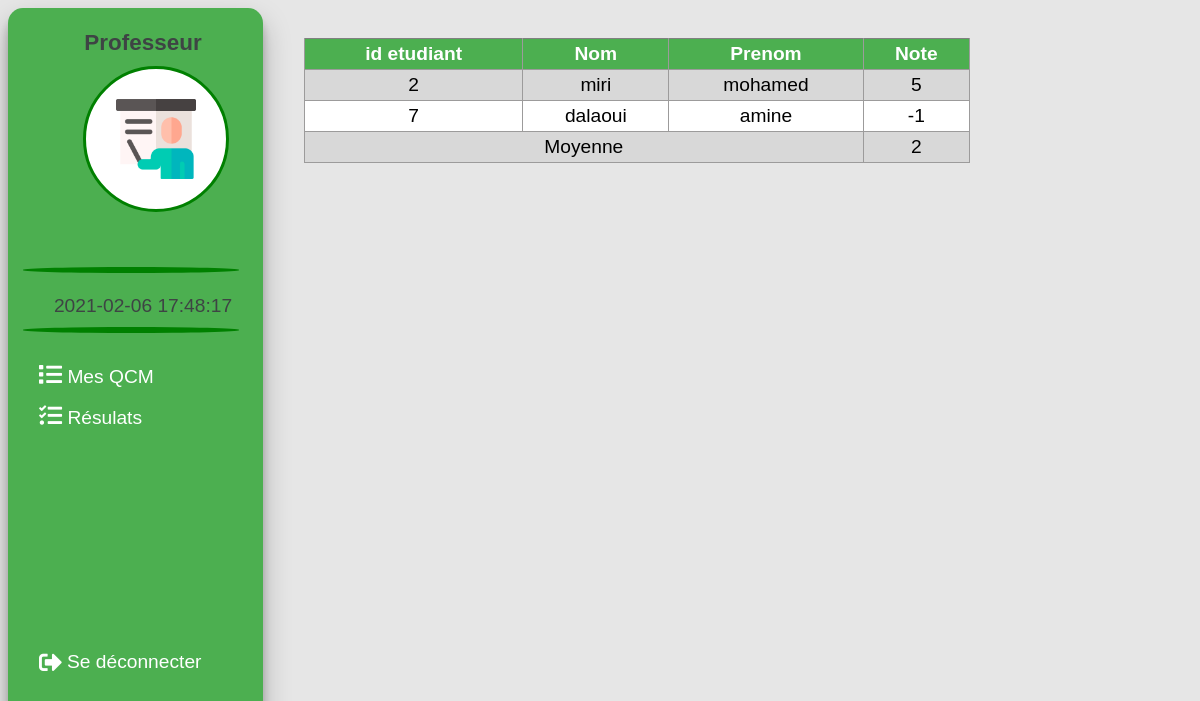
Page /code/liste_etudiant.php?idq=128 on the committed database.
### tables this page shows
CREATE TABLE `etudiant` (
  `id` int(11) NOT NULL,
  `nom` varchar(20) NOT NULL,
  `prenom` varchar(20) NOT NULL,
  `niveau` varchar(10) NOT NULL,
  `user` varchar(15) NOT NULL,
  `pass` varchar(15) NOT NULL
);

### code/liste_etudiant.php (the view, shortened to what this page needs)
<?php
$idq=$_GET['idq'];
include 'connection.php';
$re="select nom,prenom from prof where id=?";
$stmt=$conn->prepare($re);
$stmt->bindParam(1,$_SESSION['idP']);
$stmt->execute();
$row=$stmt->fetchAll(PDO::FETCH_ASSOC);
?>
<!DOCTYPE html>
    <head>
        <link rel="stylesheet" href="css/menu.css">
        <link rel="stylesheet" href="https://use.fontawesome.com/releases/v5.8.1/css/all.css">
    </head>
    <body onload=display_ct();>
        <div class="menu" >
            <div class="menu_left" >
                <center><h3>Professeur</h3></center>
                <div class="divimg"><img src="img/teacher.png" class="img" alt="teacher"  /></div>
            <br/><span style="margin-left:40px;color:yellow;font-family: 'Balsamiq Sans', cursive;">  <?php echo strtoupper($row[0]['nom']).' '.strtoupper($row[0]['prenom']); ?></span><br/>
            <div class="khaton" ></div><br/>
            <center><span id='ct' style="color:#3e4444"></span>
            </center>
                <div class="khaton" ></div><br/>
                <ul>
                    <div class="in"> <li><a href="espaceprof.php"><i style="font-size:larger"  class="fas fa-list"></i> Mes QCM</a></li>
                    <li><a href="resultat_prof.php"><i style="font-size:larger" class="fas fa-tasks"></i> Résulats</a></li></div>
                    </ul>
                    <div class="out">
                            <a  href="deconnect.php">
                            <div class="out2">
                            <i style="padding-right:5px;font-size:larger" class="fas fa-sign-out-alt"></i>  Se déconnecter
                            </div>
                            </a>
                    </div>
            </div>
        <div  class="menu_right">
    <table border="1px" style="text-align:center;">
                <tr>
                    <th >id etudiant</th><th>Nom</th><th>Prenom</th><th>Note</th>
                </tr>
                <?php
                    $requette='
                    select e.id,e.nom,e.prenom,sum(r.note) as note
                    from etudiant e,reponse_etudiant r
                    where r.id_etudiant=e.id
                    and r.id_qcm=?
                    group by e.id
                    order by note DESC ';
                    $stmt=$conn->prepare($requette);
                    $stmt->bindParam(1,$idq);
                    $stmt->execute();
                    $rows=$stmt->fetchAll(PDO::FETCH_ASSOC);
                    foreach($rows as $v){
                        echo '
                        <tr>
                        <td>'.$v['id'].'</td><td>'.$v['nom'].'</td><td>'.$v['prenom'].'</td><td>'.$v['note'].'</td>
                        </tr>
                        ';
                    }
                    $req="select avg(notes) as moy
                    from qcm_etud
                    where id_qcm=?";
                    $stmt=$conn->prepare($req);
                    $stmt->bindParam(1,$idq);
                    $stmt->execute();
                    $moy=$stmt->fetchAll(PDO::FETCH_ASSOC);
                    echo '<tr><td colspan="3">Moyenne</td><td>'.round($moy[0]['moy'],2).'</td></tr>';
                ?>
            </table>
        </div >
    </body>
</html>

### code/css/menu.css (style rules this page uses)
body { font-size: larger; background-color: rgb(230, 230, 230); font-family: 'Trebuchet MS', 'Lucida Sans Unicode', 'Lucida Grande', 'Lucida Sans', Arial, sans-serif; }
.menu { position: relative; }
.menu_left { background-color: #4CAF50; width: 20%; border-radius: 15px; position: fixed; float: left; height: 97%; padding-left: 15px; transition: all .3s ease; box-shadow: 0 14px 28px rgba(0,0,0,0.25), 0 10px 10px rgba(0,0,0,0.22); }
.menu_right { width: 75%; float: right; padding-top:30px ; }
table { width: 75%; border-collapse: collapse; }
th , td { padding :4px; border-bottom : 1px solid rgb(156, 155, 155); border-left : 1px solid rgb(156, 155, 155); border-right : 1px solid rgb(156, 155, 155); }
th { background-color: #4CAF50; color : white; }
tr:nth-child(odd) { background-color: white; }
tr:nth-child(even) { background-color: rgb(216, 216, 216); }
a { text-decoration: none; }
ul { list-style-type: none; margin: 0; padding: 0; }
.menu_left a { display :block; color :white; }
li { cursor: pointer; color: white; padding: 8px 16px; margin-right:15px; transition: all .3s ease; }
.in { height: 36vh; }
.out { height: 100%; bottom: 0; }
.out2 { padding: 8px 16px; width: 82%; transition: all .3s ease; display: flex; flex-direction: row; justify-content: flex-start; align-items: center; }
.khaton { width: 90%; height: 0.7vh; background-color: green; border: none; border-radius: 50%; margin-top: 10px; }
.divimg { width: 100px; height: 100px; background-color: white; border: green solid 3px; border-radius: 50%; margin-left: 60px; padding: 20px; }
.img { width: 80px; height: 80px; margin-left:10px ; margin-top: 10px; }
h3 { color :#3e4444; margin-bottom: 10px; }

### rows in the picture
etudiant: id "2", nom "miri", prenom "mohamed", note "5"
etudiant: id "7", nom "dalaoui", prenom "amine", note "-1"

### other values in the picture
$moy[0]['moy'] "2"
